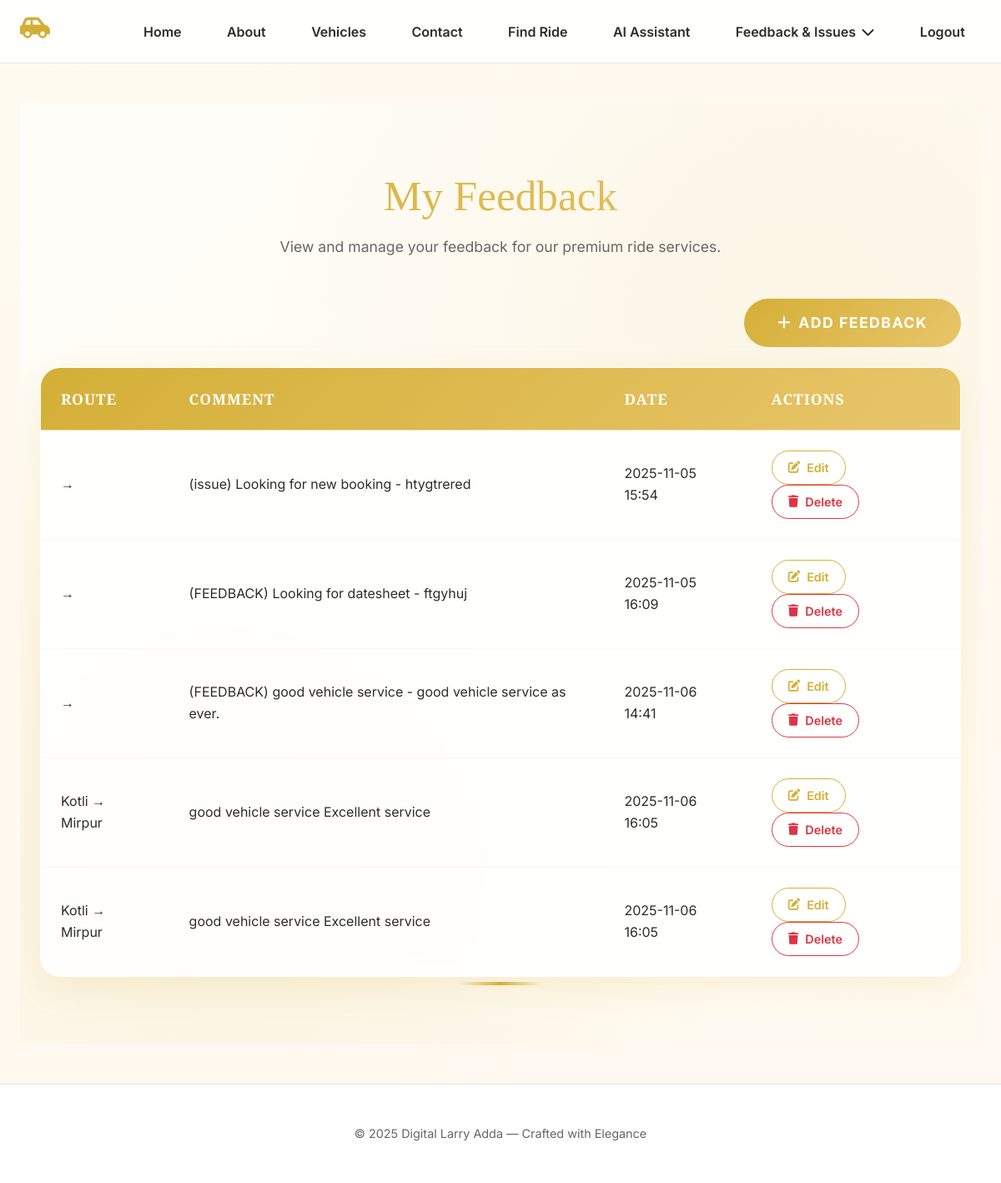
Before: /feedbacks/ (signed in) with the older database file.
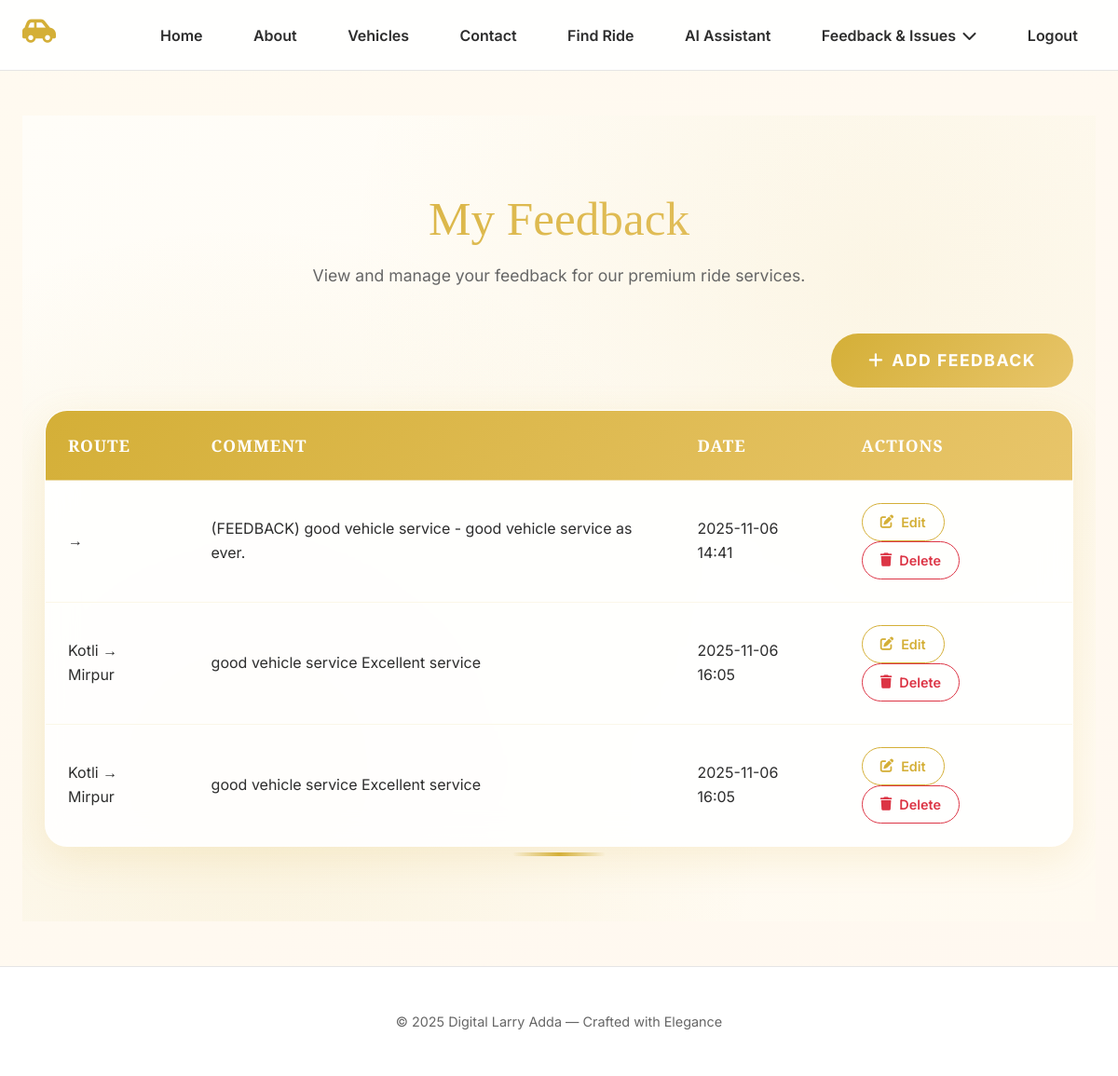
After: the same page with the newer database file.
### main/models.py (models this page shows, shortened)
class Feedback(models.Model):
    user = models.ForeignKey(CustomUser, on_delete=models.CASCADE)
    route = models.ForeignKey(Route, on_delete=models.CASCADE, null=True, blank=True)  # ✅ allow null
    rating = models.IntegerField(
        validators=[MinValueValidator(1), MaxValueValidator(5)],
        help_text="Rate from 1 (poor) to 5 (excellent)"
    )
    comment = models.TextField(max_length=500, blank=True)
    created_at = models.DateTimeField(auto_now_add=True)

class Route(models.Model):
    vehicle = models.ForeignKey(Vehicle, on_delete=models.CASCADE)
    manager = models.ForeignKey(CustomUser, on_delete=models.CASCADE, related_name='managed_routes')
    start_location = models.CharField(max_length=100)
    end_location = models.CharField(max_length=100)
    departure_time = models.DateTimeField()
    arrival_time = models.DateTimeField()
    fare = models.DecimalField(max_digits=10, decimal_places=2)
    vip_seats = models.PositiveIntegerField(default=0)
    std_seats = models.PositiveIntegerField(default=0)
    image = models.ImageField(upload_to='route_images/', null=True, blank=True)

### main/views.py (the view)
# urls.py: path('feedbacks/', views.feedback_list, name='feedback_list'),
@login_required
def feedback_list(request):
    feedbacks = Feedback.objects.filter(user=request.user)
    return render(request, 'feedback/feedback_list.html', {'feedbacks': feedbacks})

### main/templates/feedback/feedback_list.html (shortened to what this page needs)
{% extends 'base.html' %}
{% load static %}
{% block content %}
<section class="feedback-section">
  <div class="feedback-container">
    <div class="section-header">
      <h2>My Feedback</h2>
      <p>View and manage your feedback for our premium ride services.</p>
    </div>
    <div class="d-flex justify-content-end align-items-center mb-4">
      <a href="{% url 'feedback_add' %}" class="btn-golden" aria-label="Add new feedback">
        <i class="fas fa-plus"></i> Add Feedback
      </a>
    </div>
    {% if feedbacks %}
    <table class="feedback-table" role="grid">
      <thead>
        <tr>
          <th scope="col">Route</th>
          <th scope="col">Comment</th>
          <th scope="col">Date</th>
          <th scope="col">Actions</th>
        </tr>
      </thead>
      <tbody>
        {% for f in feedbacks %}
        <tr>
          <td>{{ f.route.start_location }} → {{ f.route.end_location }}</td>
          <td>{{ f.comment }}</td>
          <td>{{ f.created_at|date:"Y-m-d H:i" }}</td>
          <td>
            <a href="{% url 'feedback_edit' f.id %}" class="btn-outline-gold me-2" aria-label="Edit feedback">
              <i class="fas fa-edit"></i> Edit
            </a>
            <form action="{% url 'feedback_delete' f.id %}" method="POST" style="display:inline;">
              <button type="submit" class="btn-outline-danger" aria-label="Delete feedback" onclick="return confirm('Are you sure you want to delete this feedback?')">
                <i class="fas fa-trash"></i> Delete
              </button>
            </form>
          </td>
        </tr>
        {% endfor %}
      </tbody>
    </table>
    {% else %}
    <div class="alert-gold" role="alert">
      No feedback submitted yet. <a href="{% url 'feedback_add' %}" class="alert-link">Share your experience now!</a>
    </div>
    {% endif %}
  </div>
</section>
{% endblock %}

Changed rows visible on the page:
removed Feedback: comment "(issue) Looking for new booking - htygtrered", created_at "2025-11-05 15:54"
removed Feedback: comment "(FEEDBACK) Looking for datesheet - ftgyhuj", created_at "2025-11-05 16:09"
